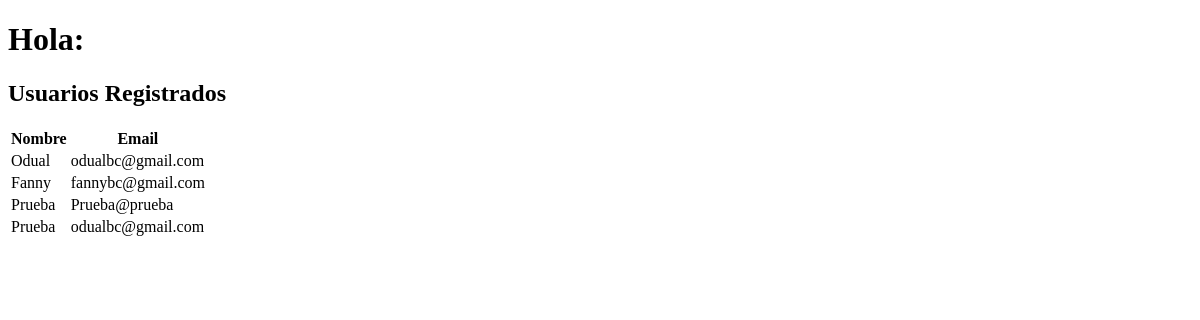
Page /showUser.php on the earlier database version.
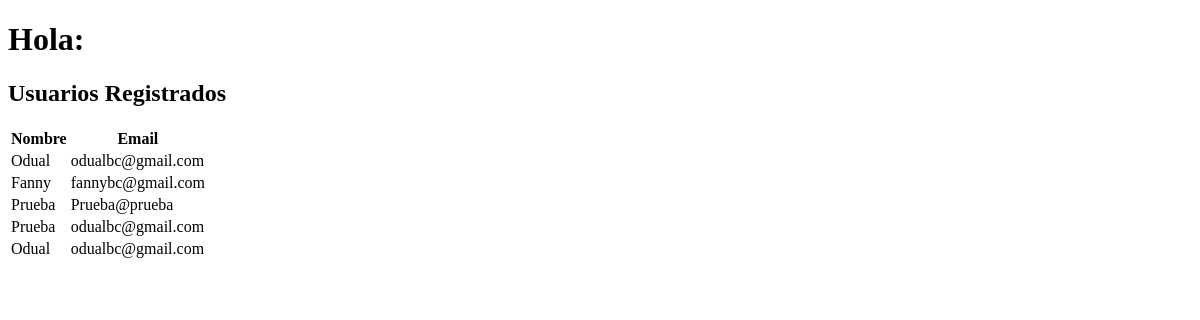
Same page on the later database version.
### tables this page shows
CREATE TABLE `users` (
  `User_ID` int(11) NOT NULL,
  `First_Name` varchar(30) NOT NULL,
  `Last_Name` varchar(30) NOT NULL,
  `Email` varchar(150) NOT NULL,
  `Password` varchar(100) NOT NULL
);

### showUser.php (the view, shortened to what this page needs)
<?php
include "connection.php";
$usuario = $_SESSION["users"];
?>
<!DOCTYPE html>
<html>
<head>
</head>
<body>
    <h1>Hola: <?php echo $usuario ?></h1>
    <h2>Usuarios Registrados</h2>
    <table>
        <tr>
            <th>Nombre</th>
            <th>Email</th>
        </tr>
        <?php
        $sql = "SELECT * FROM users";
        $result = $conn->query($sql);
        if ($result->num_rows > 0) {
            while ($row = $result->fetch_assoc()) { ?>
                <tr>
                    <td><?php echo $row["First_Name"] ?></td>
                    <td><?php echo $row["Email"] ?></td>
                </tr>
        <?php }
        } else {
            echo "No se encontraron registros.";
        }
        ?>
    </table>
</body>
</html>

Differences in the rows shown:
added users: First_Name "Odual", Email "odualbc@gmail.com"
